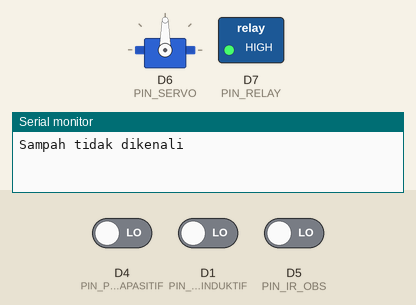
Simulated run of this sketch. Board: ESP8266 (NodeMCU). Parts: servo, switched loads named in the sketch (green lamp = pin HIGH), the last lines printed to the serial monitor. The inputs (shaded band) are chosen by the test bench; at power-on: D4 (PIN_PROX_KAPASITIF) LOW, D5 (PIN_IR_OBS) LOW, D1 (PIN_PROX_INDUKTIF) LOW. WiFi joins after 1.5 s; servers stay silent unless stated.

Above: at 3.0 s.
3.1 s: D4 (PIN_PROX_KAPASITIF) driven HIGH
At 4.7 s:
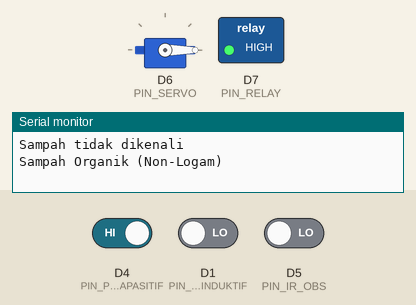
9.2 s: D5 (PIN_IR_OBS) driven HIGH
At 10.7 s:
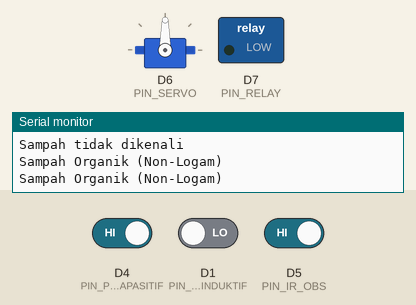
12.0 s: D5 (PIN_IR_OBS) driven LOW
At 14.3 s:
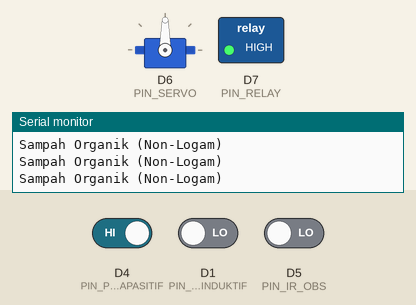
17.6 s: D1 (PIN_PROX_INDUKTIF) driven HIGH
23.7 s: D1 (PIN_PROX_INDUKTIF) driven LOW
Timing chart, 0 to 30.8 s (numbered marks = the images above; inputs shaded):
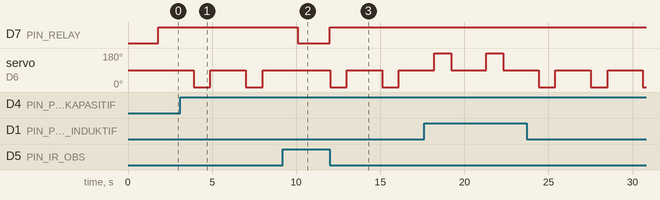

The sketch:

Filter_Trash.ino
```cpp
#define BLYNK_TEMPLATE_ID "TMPL6afRPKJLp"
#define BLYNK_TEMPLATE_NAME "IOT SAMPAH"
#define BLYNK_AUTH_TOKEN "eGrrfjeMmIX8WN4U3KKVBXY-cS7uX0g-"

#include <ESP8266WiFi.h>
#include <BlynkSimpleEsp8266.h>
#include <Servo.h>

// Ganti dengan WiFi dan Blynk Token kamu
char auth[] = "eGrrfjeMmIX8WN4U3KKVBXY-cS7uX0g-";
char ssid[] = "tenda";
char pass[] = "duakelinci";

// Pin setup
#define PIN_PROX_INDUKTIF D1     // Sensor logam
#define PIN_PROX_KAPASITIF D4    // Sensor non-logam
#define PIN_IR_OBS D5            // IR obstacle
#define PIN_RELAY D7             // Relay
#define PIN_SERVO D6             // Servo

Servo servo;
int delayGerak = 1000;

void setup() {
  Serial.begin(115200);
  Blynk.begin(auth, ssid, pass);

  pinMode(PIN_PROX_INDUKTIF, INPUT);
  pinMode(PIN_PROX_KAPASITIF, INPUT);
  pinMode(PIN_IR_OBS, INPUT);
  pinMode(PIN_RELAY, OUTPUT);

  servo.attach(PIN_SERVO);
  servo.write(90); // posisi tengah
  digitalWrite(PIN_RELAY, LOW);
}

void loop() {
  Blynk.run();

  bool adaLogam = digitalRead(PIN_PROX_INDUKTIF) == HIGH;
  bool adaNonLogam = digitalRead(PIN_PROX_KAPASITIF) == HIGH;
  bool adaSampah = digitalRead(PIN_IR_OBS) == LOW; // LOW = ada objek

  // Jika ada sampah → nyalakan relay
  if (adaSampah) {
    digitalWrite(PIN_RELAY, HIGH);
  } else {
    digitalWrite(PIN_RELAY, LOW);
  }

  if (adaSampah) {
    if (adaLogam) {
      Serial.println("Sampah Non-Organik (Logam)");
      Blynk.virtualWrite(V0, "Non-Organik (Logam)");
      servo.write(180); // kanan
      delay(delayGerak);
      servo.write(90);  // kembali tengah
    } else if (adaNonLogam) {
      Serial.println("Sampah Organik (Non-Logam)");
      Blynk.virtualWrite(V0, "Organik (Non-Logam)");
      servo.write(0); // kiri
      delay(delayGerak);
      servo.write(90); // kembali tengah
    } else {
      Serial.println("Sampah tidak dikenali");
      Blynk.virtualWrite(V0, "Tidak Dikenali");
    }

    delay(2000);
  }

  delay(100);
}
```

Measured:
- after the input at 3.1 s, servo on D6 (PIN_SERVO): alternates 90° for 2.1 s and 0° for 1.0 s, starting after 0.81 s
- after the input at 9.2 s, D7 (PIN_RELAY): HIGH → LOW after 0.91 s; servo on D6 (PIN_SERVO): stays 90° (without the input it goes to 0° after 0.91 s)
- after the input at 12.0 s, D7 (PIN_RELAY): LOW → HIGH at once; servo on D6 (PIN_SERVO): alternates 90° for 2.1 s and 0° for 1.0 s, starting at once
